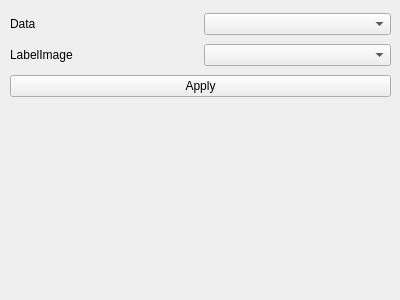
<?xml version="1.0" encoding="UTF-8"?>
<ui version="4.0">
 <class>RSSSegmentationView</class>
 <widget class="QWidget" name="RSSSegmentationView">
  <property name="geometry">
   <rect>
    <x>0</x>
    <y>0</y>
    <width>400</width>
    <height>300</height>
   </rect>
  </property>
  <property name="windowTitle">
   <string>Form</string>
  </property>
  <widget class="QWidget" name="verticalLayoutWidget">
   <property name="geometry">
    <rect>
     <x>10</x>
     <y>10</y>
     <width>381</width>
     <height>91</height>
    </rect>
   </property>
   <layout class="QVBoxLayout" name="verticalLayout">
    <item>
     <layout class="QHBoxLayout" name="horizontalLayout">
      <item>
       <widget class="QLabel" name="label">
        <property name="text">
         <string>Data</string>
        </property>
       </widget>
      </item>
      <item>
       <widget class="QmitkDataStorageComboBox" name="DataSelector"/>
      </item>
     </layout>
    </item>
    <item>
     <layout class="QHBoxLayout" name="horizontalLayout_2">
      <item>
       <widget class="QLabel" name="label_2">
        <property name="text">
         <string>LabelImage</string>
        </property>
       </widget>
      </item>
      <item>
       <widget class="QmitkDataStorageComboBox" name="LabelSelector"/>
      </item>
     </layout>
    </item>
    <item>
     <widget class="QPushButton" name="ApplyBtn">
      <property name="text">
       <string>Apply</string>
      </property>
     </widget>
    </item>
   </layout>
  </widget>
 </widget>
 <customwidgets>
  <customwidget>
   <class>QmitkDataStorageComboBox</class>
   <extends>QComboBox</extends>
   <header>QmitkDataStorageComboBox.h</header>
  </customwidget>
 </customwidgets>
 <resources/>
 <connections/>
</ui>
